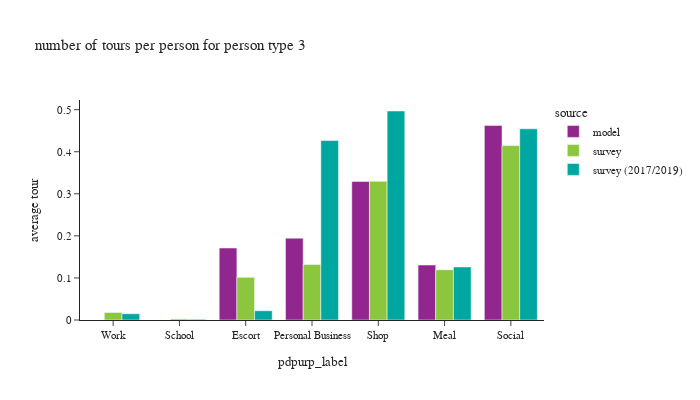

Notebook code cell kept with this figure:
### Code cell
plot_by_pptyp(df_tour, '3')

### Figure 1 — Plotly figure (JSON) as saved in the notebook; plotly's stock layout.template omitted (floating-point values rounded to 4 significant figures)
{"data": [{"alignmentgroup": "True", "hovertemplate": "source=model<br>pdpurp_label=%{x}<br>average tour=%{y}<extra></extra>", "legendgroup": "model", "marker": {"color": "#91268F", "pattern": {"shape": ""}}, "name": "model", "offsetgroup": "model", "orientation": "v", "showlegend": true, "textposition": "auto", "type": "bar", "x": ["Work", "School", "Escort", "Personal Business", "Shop", "Meal", "Social"], "xaxis": "x", "y": [0, 0, 0.1711, 0.1945, 0.3295, 0.1307, 0.4626], "yaxis": "y"}, {"alignmentgroup": "True", "hovertemplate": "source=survey<br>pdpurp_label=%{x}<br>average tour=%{y}<extra></extra>", "legendgroup": "survey", "marker": {"color": "#8CC63E", "pattern": {"shape": ""}}, "name": "survey", "offsetgroup": "survey", "orientation": "v", "showlegend": true, "textposition": "auto", "type": "bar", "x": ["Work", "School", "Escort", "Personal Business", "Shop", "Meal", "Social"], "xaxis": "x", "y": [0.01787, 0.002631, 0.1015, 0.1322, 0.3297, 0.1194, 0.4146], "yaxis": "y"}, {"alignmentgroup": "True", "hovertemplate": "source=survey (2017/2019)<br>pdpurp_label=%{x}<br>average tour=%{y}<extra></extra>", "legendgroup": "survey (2017/2019)", "marker": {"color": "#00A7A0", "pattern": {"shape": ""}}, "name": "survey (2017/2019)", "offsetgroup": "survey (2017/2019)", "orientation": "v", "showlegend": true, "textposition": "auto", "type": "bar", "x": ["Work", "School", "Escort", "Personal Business", "Shop", "Meal", "Social"], "xaxis": "x", "y": [0.0149, 0.001715, 0.02201, 0.4266, 0.4969, 0.1262, 0.4545], "yaxis": "y"}], "layout": {"barmode": "group", "font": {"size": 11}, "height": 400, "legend": {"title": {"text": "source"}, "tracegroupgap": 0}, "title": {"text": "number of tours per person for person type 3"}, "width": 700, "xaxis": {"anchor": "y", "domain": [0, 1], "title": {"text": "pdpurp_label"}}, "yaxis": {"anchor": "x", "domain": [0, 1], "tickformat": ".2", "title": {"text": "average tour"}}}}
